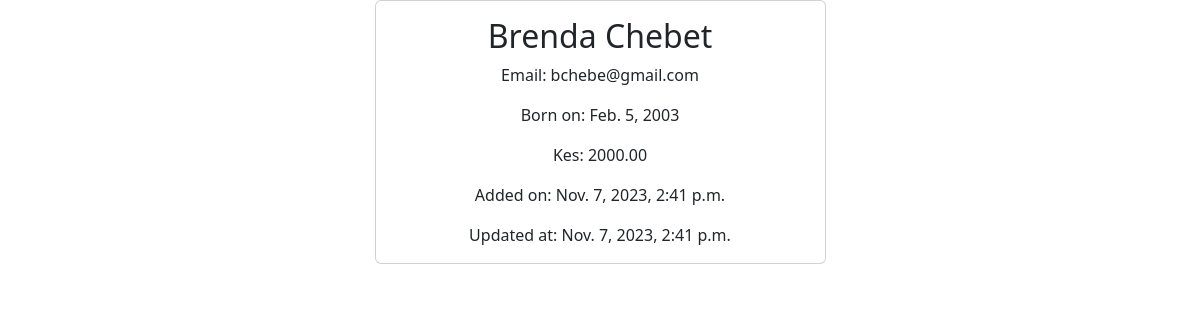
Screenshot of /employees/1 with the database file from the repository.
### main_app/models.py (models this page shows, shortened)
class Employee(models.Model):
    name = models.CharField(max_length=40)
    email = models.EmailField(unique=True)
    dob = models.DateField(null=True)
    salary = models.DecimalField(max_digits=7, decimal_places=2)
    disabled = models.BooleanField(default=False)
    profile = models.ImageField(upload_to="employees", null=True)
    created_at = models.DateTimeField(auto_now_add=True, null=True)  # added once during creation
    updated_at = models.DateTimeField(auto_now=True, null=True)  # updates every time update happens

### main_app/views.py (the view)
# urls.py: path('employees/<int:emp_id>', views.employee_details, name="details"),
def employee_details(request, emp_id):
    employee = Employee.objects.get(pk=emp_id)  # SELECT * From employees WHERE id=1
    return render(request, 'employee_details.html', {"employee": employee})

### templates/employee_details.html (shortened to what this page needs)
<!doctype html>
<html lang="en">
<head>
	<link href="https://cdn.jsdelivr.net/npm/bootstrap@5.2.3/dist/css/bootstrap.min.css" rel="stylesheet">
</head>
<body>
	<div class="container">
		<div class="row justify-content-center">
			<div class="col-sm-5">
				<div class="card text-center">
					<div class="card-body">
						<h2 class="card-title">{{ employee.name }}</h2>
						<p class="card-text">Email: {{ employee.email }}</p>
						<p class="card-text">Born on: {{ employee.dob }}</p>
						<p class="card-text">Kes: {{ employee.salary }}</p>
						<p class="card-text">Added on: {{ employee.created_at }}</p>
						<p class="card-text">Updated at: {{ employee.updated_at }}</p>
					</div>
				</div>
			</div>
		</div>
	</div>
</body>
</html>

### rows the page displays
Employee: name "Brenda Chebet", email "bchebe@gmail.com", dob "Feb. 5, 2003", salary "2000.00", created_at "Nov. 7, 2023, 2:41 p.m.", updated_at "Nov. 7, 2023, 2:41 p.m."
